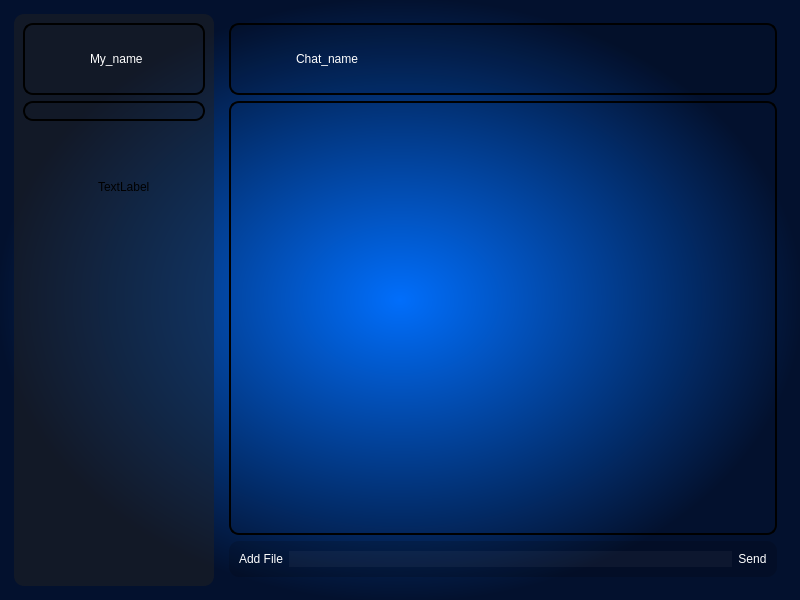
<?xml version="1.0" encoding="UTF-8"?>
<ui version="4.0">
 <class>MainWindow</class>
 <widget class="QMainWindow" name="MainWindow">
  <property name="geometry">
   <rect>
    <x>0</x>
    <y>0</y>
    <width>800</width>
    <height>600</height>
   </rect>
  </property>
  <property name="sizePolicy">
   <sizepolicy hsizetype="Fixed" vsizetype="Fixed">
    <horstretch>0</horstretch>
    <verstretch>0</verstretch>
   </sizepolicy>
  </property>
  <property name="minimumSize">
   <size>
    <width>800</width>
    <height>600</height>
   </size>
  </property>
  <property name="maximumSize">
   <size>
    <width>800</width>
    <height>600</height>
   </size>
  </property>
  <property name="windowTitle">
   <string>MainWindow</string>
  </property>
  <widget class="QWidget" name="centralwidget">
   <property name="sizePolicy">
    <sizepolicy hsizetype="Minimum" vsizetype="Minimum">
     <horstretch>0</horstretch>
     <verstretch>0</verstretch>
    </sizepolicy>
   </property>
   <property name="styleSheet">
    <string notr="true">background-color: qradialgradient(spread:pad, cx:0.5, cy:0.5, radius:0.504, fx:0.5, fy:0.5, stop:0 rgba(1, 110, 251, 255), stop:1 rgba(3, 17, 46, 255));</string>
   </property>
   <layout class="QGridLayout" name="gridLayout">
    <item row="0" column="0">
     <widget class="QFrame" name="horizontalFrame">
      <property name="sizePolicy">
       <sizepolicy hsizetype="Minimum" vsizetype="Minimum">
        <horstretch>0</horstretch>
        <verstretch>0</verstretch>
       </sizepolicy>
      </property>
      <property name="styleSheet">
       <string notr="true">background-color: rgba(0, 0, 0, 0);
border-radius: 10px;</string>
      </property>
      <layout class="QHBoxLayout" name="horizontalLayout">
       <property name="leftMargin">
        <number>5</number>
       </property>
       <property name="topMargin">
        <number>5</number>
       </property>
       <property name="rightMargin">
        <number>5</number>
       </property>
       <property name="bottomMargin">
        <number>5</number>
       </property>
       <item>
        <widget class="QFrame" name="verticalFrame">
         <property name="sizePolicy">
          <sizepolicy hsizetype="Minimum" vsizetype="Minimum">
           <horstretch>0</horstretch>
           <verstretch>0</verstretch>
          </sizepolicy>
         </property>
         <property name="maximumSize">
          <size>
           <width>200</width>
           <height>16777215</height>
          </size>
         </property>
         <property name="styleSheet">
          <string notr="true">background-color: rgba(32, 32, 32, 127);</string>
         </property>
         <layout class="QVBoxLayout" name="verticalLayout">
          <item>
           <widget class="QFrame" name="horizontalFrame_2">
            <property name="styleSheet">
             <string notr="true">background-color: rgba(255, 255, 255, 0);
border: 2px solid rgb(0, 0, 0);</string>
            </property>
            <layout class="QHBoxLayout" name="horizontalLayout_2">
             <item>
              <widget class="QPushButton" name="pushButton_user_icon">
               <property name="minimumSize">
                <size>
                 <width>50</width>
                 <height>50</height>
                </size>
               </property>
               <property name="maximumSize">
                <size>
                 <width>50</width>
                 <height>50</height>
                </size>
               </property>
               <property name="styleSheet">
                <string notr="true">background-color: rgba(255, 255, 255, 0);
border: none;</string>
               </property>
               <property name="icon">
                <iconset>
                 <normaloff>../../../../.designer/backup/user_icon.svg</normaloff>../../../../.designer/backup/user_icon.svg</iconset>
               </property>
               <property name="iconSize">
                <size>
                 <width>30</width>
                 <height>30</height>
                </size>
               </property>
              </widget>
             </item>
             <item>
              <widget class="QLabel" name="label_user_name">
               <property name="styleSheet">
                <string notr="true">color: rgb(255, 255, 255);
font: 14pt &quot;MS Shell Dlg 2&quot;;
background-color: rgba(255, 255, 255, 0);
border: none;</string>
               </property>
               <property name="text">
                <string>My_name</string>
               </property>
              </widget>
             </item>
            </layout>
           </widget>
          </item>
          <item>
           <widget class="QLineEdit" name="lineEdit_chat_search">
            <property name="styleSheet">
             <string notr="true">color: rgb(255, 255, 255);
font: 14pt &quot;MS Shell Dlg 2&quot;;
background-color: rgba(255, 255, 255, 0);
border: 2px solid rgb(0, 0, 0);</string>
            </property>
           </widget>
          </item>
          <item>
           <widget class="QScrollArea" name="scrollArea_2">
            <property name="styleSheet">
             <string notr="true">background-color: rgba(255, 255, 255, 0);
</string>
            </property>
            <property name="widgetResizable">
             <bool>true</bool>
            </property>
            <widget class="QWidget" name="scrollAreaWidgetContents_2">
             <property name="geometry">
              <rect>
               <x>0</x>
               <y>0</y>
               <width>182</width>
               <height>441</height>
              </rect>
             </property>
             <property name="styleSheet">
              <string notr="true">background-color: rgba(255, 255, 255, 0);
</string>
             </property>
             <widget class="QFrame" name="horizontalFrame_3">
              <property name="geometry">
               <rect>
                <x>10</x>
                <y>20</y>
                <width>160</width>
                <height>80</height>
               </rect>
              </property>
              <property name="sizePolicy">
               <sizepolicy hsizetype="Minimum" vsizetype="Minimum">
                <horstretch>0</horstretch>
                <verstretch>0</verstretch>
               </sizepolicy>
              </property>
              <property name="styleSheet">
               <string notr="true">background-color: rgba(255, 255, 255, 0);
</string>
              </property>
              <layout class="QHBoxLayout" name="horizontalLayout_4">
               <item>
                <widget class="QLabel" name="label_4">
                 <property name="sizePolicy">
                  <sizepolicy hsizetype="Fixed" vsizetype="Fixed">
                   <horstretch>0</horstretch>
                   <verstretch>0</verstretch>
                  </sizepolicy>
                 </property>
                 <property name="minimumSize">
                  <size>
                   <width>50</width>
                   <height>50</height>
                  </size>
                 </property>
                 <property name="maximumSize">
                  <size>
                   <width>50</width>
                   <height>50</height>
                  </size>
                 </property>
                 <property name="styleSheet">
                  <string notr="true">background-color: rgba(255, 255, 255, 0);
</string>
                 </property>
                 <property name="pixmap">
                  <pixmap>../../../../.designer/backup/users_icon.svg</pixmap>
                 </property>
                 <property name="scaledContents">
                  <bool>true</bool>
                 </property>
                </widget>
               </item>
               <item>
                <widget class="QLabel" name="label_3">
                 <property name="sizePolicy">
                  <sizepolicy hsizetype="MinimumExpanding" vsizetype="Fixed">
                   <horstretch>0</horstretch>
                   <verstretch>0</verstretch>
                  </sizepolicy>
                 </property>
                 <property name="styleSheet">
                  <string notr="true">background-color: rgba(255, 255, 255, 0);
</string>
                 </property>
                 <property name="text">
                  <string>TextLabel</string>
                 </property>
                </widget>
               </item>
              </layout>
             </widget>
            </widget>
           </widget>
          </item>
         </layout>
        </widget>
       </item>
       <item>
        <widget class="QFrame" name="verticalFrame">
         <property name="styleSheet">
          <string notr="true">background-color: rgba(32, 32, 32, 0);
</string>
         </property>
         <layout class="QVBoxLayout" name="verticalLayout_2">
          <item>
           <widget class="QFrame" name="horizontalFrame_2">
            <property name="styleSheet">
             <string notr="true">background-color: rgba(0, 0, 0, 20);
border: 2px solid rgb(0, 0, 0);</string>
            </property>
            <layout class="QHBoxLayout" name="horizontalLayout_3">
             <item>
              <widget class="QPushButton" name="pushButton_chat_icon">
               <property name="minimumSize">
                <size>
                 <width>50</width>
                 <height>50</height>
                </size>
               </property>
               <property name="maximumSize">
                <size>
                 <width>50</width>
                 <height>50</height>
                </size>
               </property>
               <property name="styleSheet">
                <string notr="true">background-color: rgba(255, 255, 255, 0);
border: none;</string>
               </property>
               <property name="icon">
                <iconset>
                 <normaloff>../../../../.designer/backup/users_icon.svg</normaloff>../../../../.designer/backup/users_icon.svg</iconset>
               </property>
               <property name="iconSize">
                <size>
                 <width>30</width>
                 <height>30</height>
                </size>
               </property>
              </widget>
             </item>
             <item>
              <widget class="QLabel" name="label_chat_name">
               <property name="styleSheet">
                <string notr="true">color: rgb(255, 255, 255);
font: 14pt &quot;MS Shell Dlg 2&quot;;
background-color: rgba(255, 255, 255, 0);
border: none;</string>
               </property>
               <property name="text">
                <string>Chat_name</string>
               </property>
              </widget>
             </item>
             <item>
              <widget class="QPushButton" name="pushButton_chat_settings">
               <property name="minimumSize">
                <size>
                 <width>50</width>
                 <height>50</height>
                </size>
               </property>
               <property name="maximumSize">
                <size>
                 <width>50</width>
                 <height>50</height>
                </size>
               </property>
               <property name="styleSheet">
                <string notr="true">background-color: rgba(255, 255, 255, 0);
border: none;</string>
               </property>
               <property name="icon">
                <iconset>
                 <normaloff>../../../../.designer/backup/settings_icon.svg</normaloff>../../../../.designer/backup/settings_icon.svg</iconset>
               </property>
               <property name="iconSize">
                <size>
                 <width>30</width>
                 <height>30</height>
                </size>
               </property>
              </widget>
             </item>
            </layout>
           </widget>
          </item>
          <item>
           <widget class="QTextBrowser" name="textBrowser_chat">
            <property name="styleSheet">
             <string notr="true">color: rgb(255, 255, 255);
border: 2px solid rgb(0, 0, 0);</string>
            </property>
            <property name="html">
             <string>&lt;!DOCTYPE HTML PUBLIC &quot;-//W3C//DTD HTML 4.0//EN&quot; &quot;http://www.w3.org/TR/REC-html40/strict.dtd&quot;&gt;
&lt;html&gt;&lt;head&gt;&lt;meta name=&quot;qrichtext&quot; content=&quot;1&quot; /&gt;&lt;style type=&quot;text/css&quot;&gt;
p, li { white-space: pre-wrap; }
&lt;/style&gt;&lt;/head&gt;&lt;body style=&quot; font-family:'MS Shell Dlg 2'; font-size:8.25pt; font-weight:400; font-style:normal;&quot;&gt;
&lt;p style=&quot;-qt-paragraph-type:empty; margin-top:0px; margin-bottom:0px; margin-left:0px; margin-right:0px; -qt-block-indent:0; text-indent:0px;&quot;&gt;&lt;br /&gt;&lt;/p&gt;&lt;/body&gt;&lt;/html&gt;</string>
            </property>
           </widget>
          </item>
          <item>
           <widget class="QFrame" name="horizontalFrame">
            <property name="styleSheet">
             <string notr="true">background-color: rgba(0, 0, 0, 40);
</string>
            </property>
            <layout class="QHBoxLayout" name="horizontalLayout_5">
             <property name="leftMargin">
              <number>10</number>
             </property>
             <property name="topMargin">
              <number>10</number>
             </property>
             <property name="rightMargin">
              <number>10</number>
             </property>
             <property name="bottomMargin">
              <number>10</number>
             </property>
             <item>
              <widget class="QPushButton" name="pushButton_add_file">
               <property name="styleSheet">
                <string notr="true">color: rgb(255, 255, 255);
background-color: rgba(255, 255, 255, 0);
font: 10pt &quot;MS Shell Dlg 2&quot;;</string>
               </property>
               <property name="text">
                <string>Add File</string>
               </property>
              </widget>
             </item>
             <item>
              <widget class="QLineEdit" name="lineEdit_input">
               <property name="styleSheet">
                <string notr="true">color: rgb(255, 255, 255);
background-color: rgba(255, 255, 255, 10);
font: 8pt &quot;MS Shell Dlg 2&quot;;</string>
               </property>
              </widget>
             </item>
             <item>
              <widget class="QPushButton" name="pushButton_send">
               <property name="styleSheet">
                <string notr="true">color: rgb(255, 255, 255);
border-color: rgb(255, 255, 255);
background-color: rgba(255, 255, 255, 0);
font: 10pt &quot;MS Shell Dlg 2&quot;;</string>
               </property>
               <property name="text">
                <string>Send</string>
               </property>
               <property name="shortcut">
                <string>Return</string>
               </property>
              </widget>
             </item>
            </layout>
           </widget>
          </item>
         </layout>
        </widget>
       </item>
      </layout>
     </widget>
    </item>
   </layout>
  </widget>
 </widget>
 <resources/>
 <connections/>
</ui>
